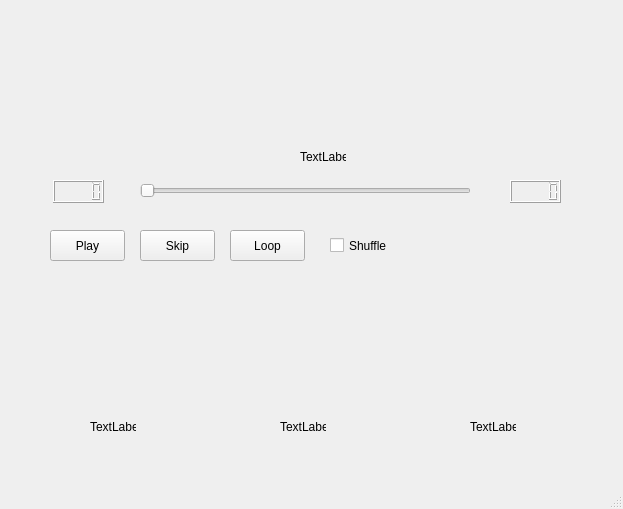
<?xml version="1.0" encoding="UTF-8"?>
<ui version="4.0">
 <class>MainWindow</class>
 <widget class="QMainWindow" name="MainWindow">
  <property name="enabled">
   <bool>true</bool>
  </property>
  <property name="geometry">
   <rect>
    <x>0</x>
    <y>0</y>
    <width>623</width>
    <height>509</height>
   </rect>
  </property>
  <property name="mouseTracking">
   <bool>true</bool>
  </property>
  <property name="windowTitle">
   <string>Music Player</string>
  </property>
  <property name="autoFillBackground">
   <bool>false</bool>
  </property>
  <property name="toolButtonStyle">
   <enum>Qt::ToolButtonFollowStyle</enum>
  </property>
  <widget class="QWidget" name="centralwidget">
   <widget class="QPushButton" name="pushButton">
    <property name="geometry">
     <rect>
      <x>50</x>
      <y>230</y>
      <width>75</width>
      <height>31</height>
     </rect>
    </property>
    <property name="autoFillBackground">
     <bool>false</bool>
    </property>
    <property name="text">
     <string>Play</string>
    </property>
    <property name="flat">
     <bool>false</bool>
    </property>
   </widget>
   <widget class="Phonon::VolumeSlider" name="volumeSlider">
    <property name="geometry">
     <rect>
      <x>420</x>
      <y>230</y>
      <width>109</width>
      <height>22</height>
     </rect>
    </property>
   </widget>
   <widget class="QSlider" name="horizontalSlider">
    <property name="geometry">
     <rect>
      <x>140</x>
      <y>180</y>
      <width>331</width>
      <height>22</height>
     </rect>
    </property>
    <property name="orientation">
     <enum>Qt::Horizontal</enum>
    </property>
   </widget>
   <widget class="QLCDNumber" name="lcdNumber">
    <property name="geometry">
     <rect>
      <x>53</x>
      <y>180</y>
      <width>51</width>
      <height>23</height>
     </rect>
    </property>
   </widget>
   <widget class="QLCDNumber" name="lcdNumber_2">
    <property name="geometry">
     <rect>
      <x>510</x>
      <y>180</y>
      <width>51</width>
      <height>23</height>
     </rect>
    </property>
   </widget>
   <widget class="QCheckBox" name="checkBox">
    <property name="geometry">
     <rect>
      <x>330</x>
      <y>230</y>
      <width>71</width>
      <height>31</height>
     </rect>
    </property>
    <property name="text">
     <string>Shuffle</string>
    </property>
   </widget>
   <widget class="QLabel" name="label">
    <property name="geometry">
     <rect>
      <x>50</x>
      <y>290</y>
      <width>141</width>
      <height>121</height>
     </rect>
    </property>
    <property name="text">
     <string>&lt;html&gt;&lt;head/&gt;&lt;body&gt;&lt;p&gt;&lt;img src=&quot;:/newPrefix/Butterflypic.png&quot;/&gt;&lt;/p&gt;&lt;/body&gt;&lt;/html&gt;</string>
    </property>
   </widget>
   <widget class="QLabel" name="label_2">
    <property name="geometry">
     <rect>
      <x>230</x>
      <y>290</y>
      <width>141</width>
      <height>121</height>
     </rect>
    </property>
    <property name="text">
     <string>&lt;html&gt;&lt;head/&gt;&lt;body&gt;&lt;p&gt;&lt;img src=&quot;:/newPrefix/Butterflypic.png&quot;/&gt;&lt;/p&gt;&lt;/body&gt;&lt;/html&gt;</string>
    </property>
   </widget>
   <widget class="QLabel" name="label_3">
    <property name="geometry">
     <rect>
      <x>420</x>
      <y>290</y>
      <width>141</width>
      <height>121</height>
     </rect>
    </property>
    <property name="text">
     <string>&lt;html&gt;&lt;head/&gt;&lt;body&gt;&lt;p&gt;&lt;img src=&quot;:/newPrefix/Butterflypic.png&quot;/&gt;&lt;/p&gt;&lt;/body&gt;&lt;/html&gt;</string>
    </property>
   </widget>
   <widget class="QLabel" name="label_4">
    <property name="geometry">
     <rect>
      <x>90</x>
      <y>420</y>
      <width>46</width>
      <height>13</height>
     </rect>
    </property>
    <property name="text">
     <string>TextLabel</string>
    </property>
   </widget>
   <widget class="QLabel" name="label_5">
    <property name="geometry">
     <rect>
      <x>280</x>
      <y>420</y>
      <width>46</width>
      <height>13</height>
     </rect>
    </property>
    <property name="text">
     <string>TextLabel</string>
    </property>
   </widget>
   <widget class="QLabel" name="label_6">
    <property name="geometry">
     <rect>
      <x>470</x>
      <y>420</y>
      <width>46</width>
      <height>13</height>
     </rect>
    </property>
    <property name="text">
     <string>TextLabel</string>
    </property>
   </widget>
   <widget class="QLabel" name="label_7">
    <property name="geometry">
     <rect>
      <x>300</x>
      <y>150</y>
      <width>46</width>
      <height>13</height>
     </rect>
    </property>
    <property name="text">
     <string>TextLabel</string>
    </property>
   </widget>
   <widget class="QLabel" name="label_8">
    <property name="geometry">
     <rect>
      <x>250</x>
      <y>20</y>
      <width>141</width>
      <height>121</height>
     </rect>
    </property>
    <property name="text">
     <string>&lt;html&gt;&lt;head/&gt;&lt;body&gt;&lt;p&gt;&lt;img src=&quot;:/newPrefix/Butterflypic.png&quot;/&gt;&lt;/p&gt;&lt;/body&gt;&lt;/html&gt;</string>
    </property>
   </widget>
   <widget class="QPushButton" name="pushButton_2">
    <property name="geometry">
     <rect>
      <x>230</x>
      <y>230</y>
      <width>75</width>
      <height>31</height>
     </rect>
    </property>
    <property name="autoFillBackground">
     <bool>false</bool>
    </property>
    <property name="text">
     <string>Loop</string>
    </property>
    <property name="flat">
     <bool>false</bool>
    </property>
   </widget>
   <widget class="QPushButton" name="pushButton_3">
    <property name="geometry">
     <rect>
      <x>140</x>
      <y>230</y>
      <width>75</width>
      <height>31</height>
     </rect>
    </property>
    <property name="autoFillBackground">
     <bool>false</bool>
    </property>
    <property name="text">
     <string>Skip</string>
    </property>
    <property name="flat">
     <bool>false</bool>
    </property>
   </widget>
  </widget>
  <widget class="QMenuBar" name="menubar">
   <property name="geometry">
    <rect>
     <x>0</x>
     <y>0</y>
     <width>623</width>
     <height>21</height>
    </rect>
   </property>
  </widget>
  <widget class="QStatusBar" name="statusbar"/>
 </widget>
 <customwidgets>
  <customwidget>
   <class>Phonon::VolumeSlider</class>
   <extends>QWidget</extends>
   <header location="global">phonon/volumeslider.h</header>
  </customwidget>
 </customwidgets>
 <resources>
  <include location="musicplayer1.qrc"/>
 </resources>
 <connections/>
</ui>
